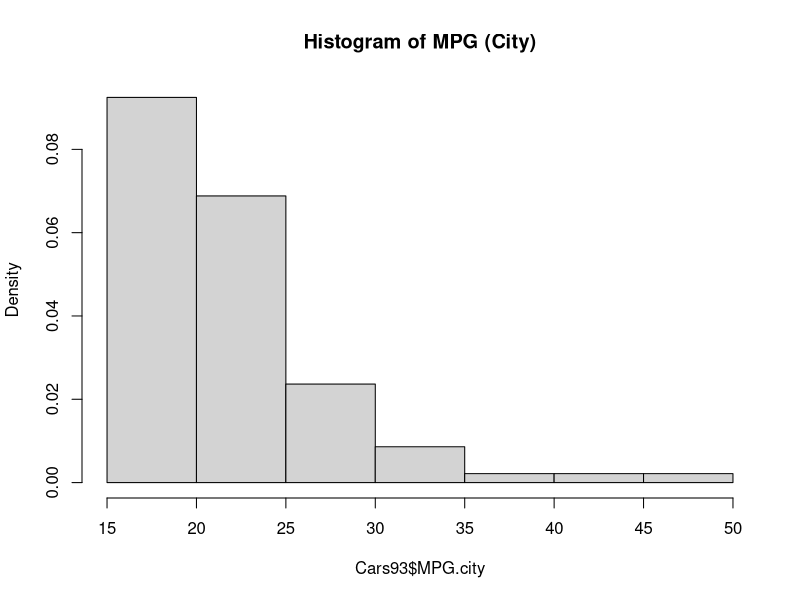
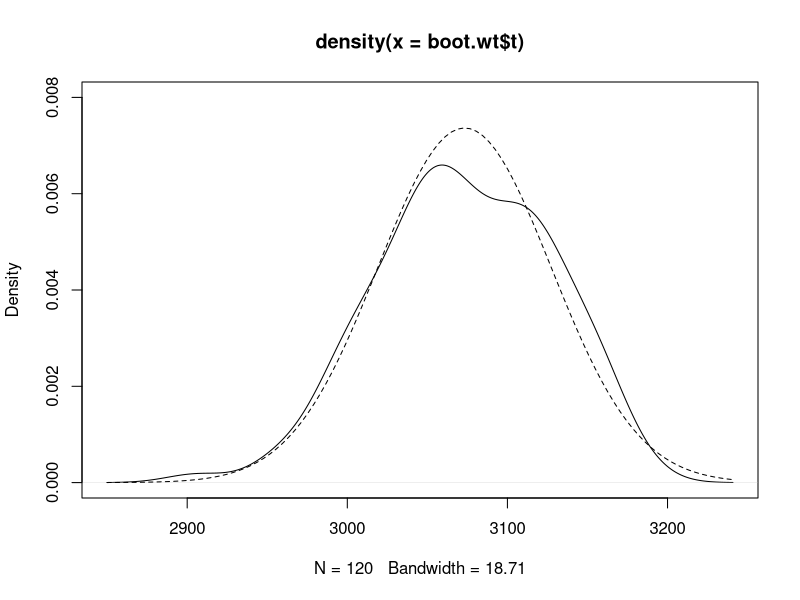

These figures' R source, in order:
library(boot)
library(MASS)
data(Cars93)

hist(Cars93$MPG.city, freq= FALSE, main = 'Histogram of MPG (City)')

boot_mean <- function(mydata, i)
    return(mean(mydata[i]))

mymean <- mean(Cars93$MPG.city)
mysd = sd(Cars93$MPG.city)
c(mymean - qt(0.975, 93 - 1 ) * mysd / sqrt(93),
    mymean + qt(0.975, 93 - 1 ) * mysd / sqrt(93))

set.seed(1008)
boot.mpgcity <- boot(Cars93$MPG.city, boot_mean, R = 120)
boot.mpgcity
boot.ci(boot.mpgcity)

boot_ratio <- function(mydata, i)
    return(exp(mean(log(mydata$MPG.highway[i] / mydata$MPG.city[i]))))

rat <- exp(mean(log(Cars93$MPG.highway / Cars93$MPG.city)))

set.seed(1008)
boot.rat <- boot(Cars93, boot_ratio, R = 120)
boot.rat
boot.ci(boot.rat)

wtmean <- mean(Cars93$Weight)
wtsd = sd(Cars93$Weight)
c(wtmean - qt(0.975, 93 - 1 ) * wtsd / sqrt(93),
    wtmean + qt(0.975, 93 - 1 ) * wtsd / sqrt(93))

set.seed(1008)
boot.wt <- boot(Cars93$Weight, boot_mean, R = 120)
boot.wt
boot.ci(boot.wt)

plot(density(boot.wt$t), ylim = c(0, 0.008))
curve(dnorm(x, mean(boot.wt$t), sd(boot.wt$t)), add = TRUE, lty = 'dashed')
